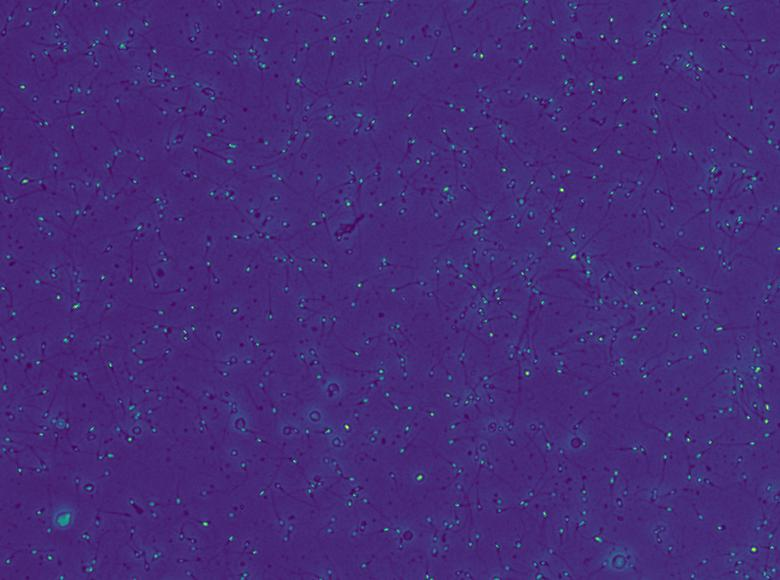
#> input picture development/deteccion imagenes grises/img_grises.jpeg, 780 x 580 px
$ python -i gray_detection.py   (imports and definitions only)
#> lines starting #> are read from the running program, lines starting #| are printed output that depends on the picture; after the words box and inside, x2 and y2 are one past the last pixel; in counts of white or black regions, pixels touching at a corner belong together
import cv2
from scipy.signal.signaltools import wiener
from scipy import ndimage
import numpy as np

def morf_operations(img_in,kernel):
    dilation = cv2.dilate(img_in,kernel,iterations = 1)
    closing = cv2.morphologyEx(dilation, cv2.MORPH_CLOSE, kernel)
    erosion = cv2.erode(closing,kernel,iterations = 1)
    return erosion

def sobel_filtering(im):
    dx = ndimage.sobel(im, 0)  # horizontal derivative
    dy = ndimage.sobel(im, 1)  # vertical derivative
    mag = np.hypot(dx, dy)  # magnitude
    mag *= 255.0 / np.max(mag)  # normalize (Q&D)
    return mag

def gray_detection(img_in):
    greyscale = cv2.cvtColor(img_in, cv2.COLOR_BGR2GRAY) # Convertir a grises
    wfiltered_img = wiener(greyscale, (3,3))  # Filtro de wiener
    sobel_img = sobel_filtering(wfiltered_img) # Sobel
    sobel_img = np.array(sobel_img, dtype=np.uint8)
    tresh,otsu = cv2.threshold(sobel_img,0,255,cv2.THRESH_BINARY+cv2.THRESH_OTSU) # Otsu
    kernel = np.ones((3,3),np.uint8)
    apply_morf_op = morf_operations(otsu,kernel) # Apply morfological operation
    return apply_morf_op

>>> import cv2
>>> picture = cv2.imread('img_grises.jpeg')
#> picture is the input picture: shape (580, 780, 3); mean B, G, R 122, 44, 69.9
>>> result = gray_detection(picture)
#> in gray_detection, `greyscale = cv2.cvtColor(img_in, cv2.COLOR_BGR2GRAY)`:
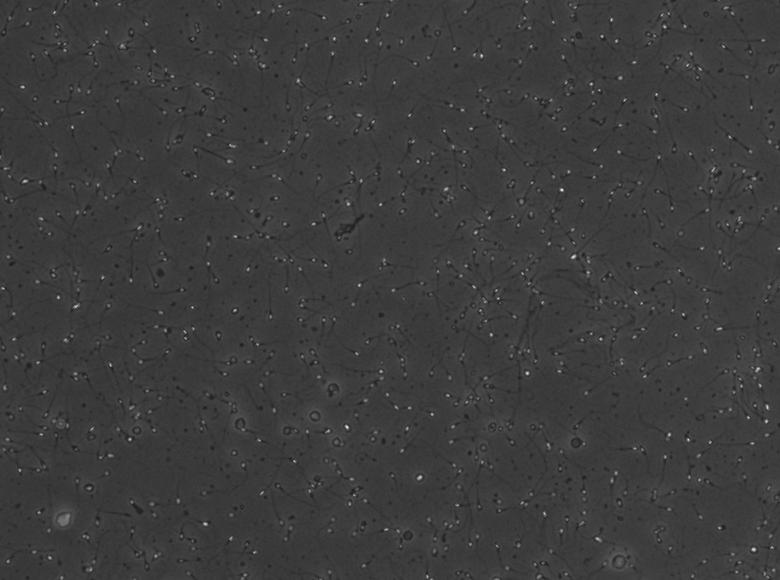
#> greyscale: shape (580, 780); min 23, max 230, mean 60.6
#> in gray_detection, `wfiltered_img = wiener(greyscale, (3,3))`:
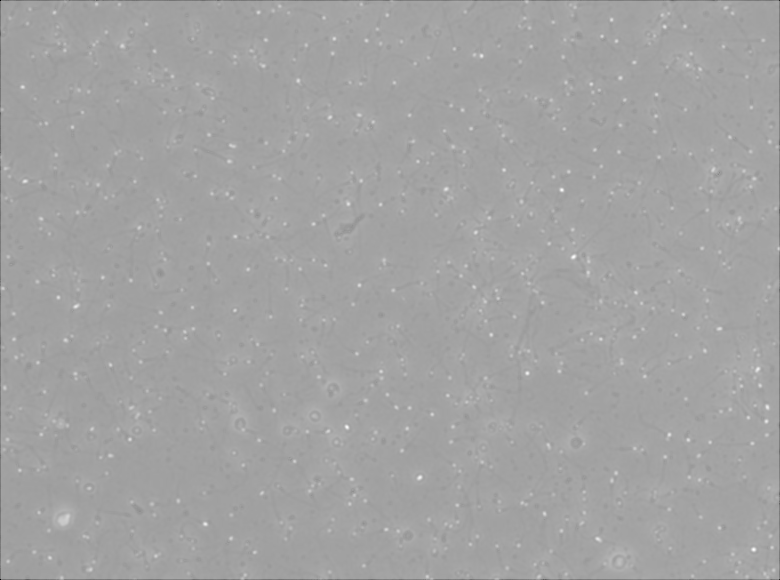
#> wfiltered_img: shape (580, 780) float64; min -153, max 180.6, mean 60.4; drawn with min black and max white
#> in sobel_filtering, `dx = ndimage.sobel(im, 0)`:
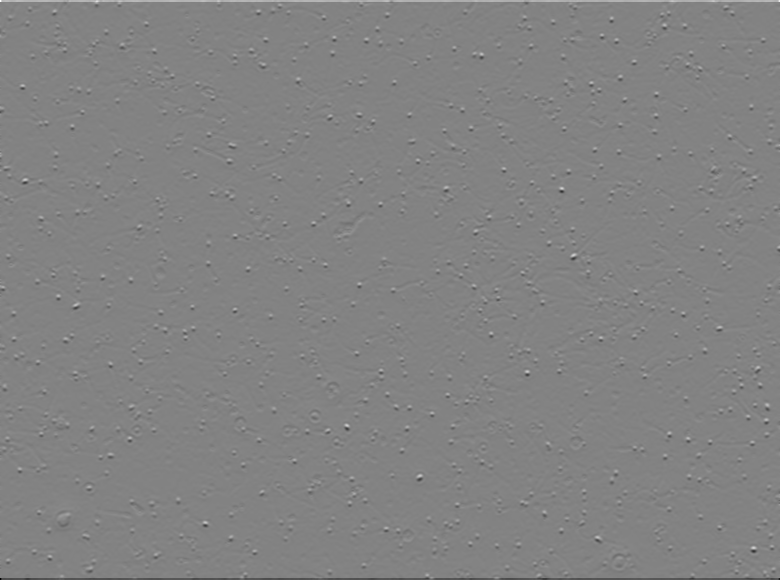
#> dx: shape (580, 780) float64; min -526.9, max 500.6, mean 0; drawn with min black and max white
#> in sobel_filtering, `dy = ndimage.sobel(im, 1)`:
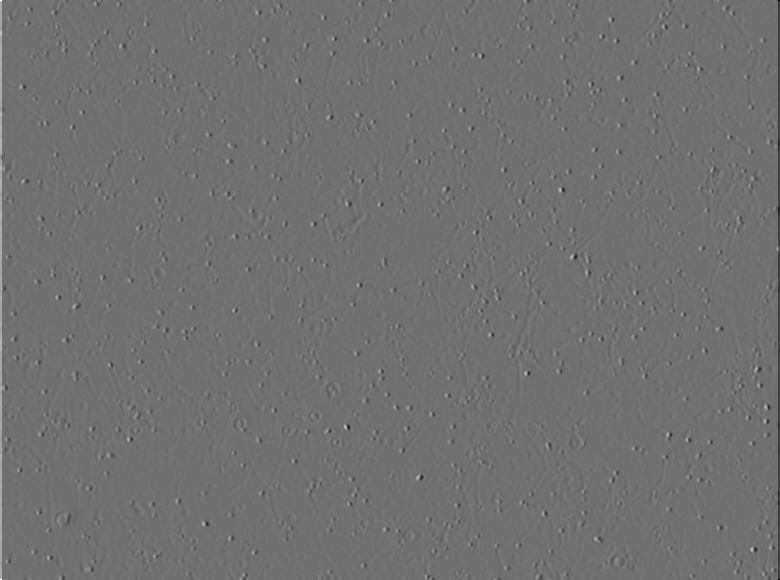
#> dy: shape (580, 780) float64; min -406.8, max 517.1, mean 0.1; drawn with min black and max white
#> in gray_detection, `tresh,otsu = cv2.threshold(sobel_img,0,255,cv2.THRESH_BINARY+cv2.THRES..`:
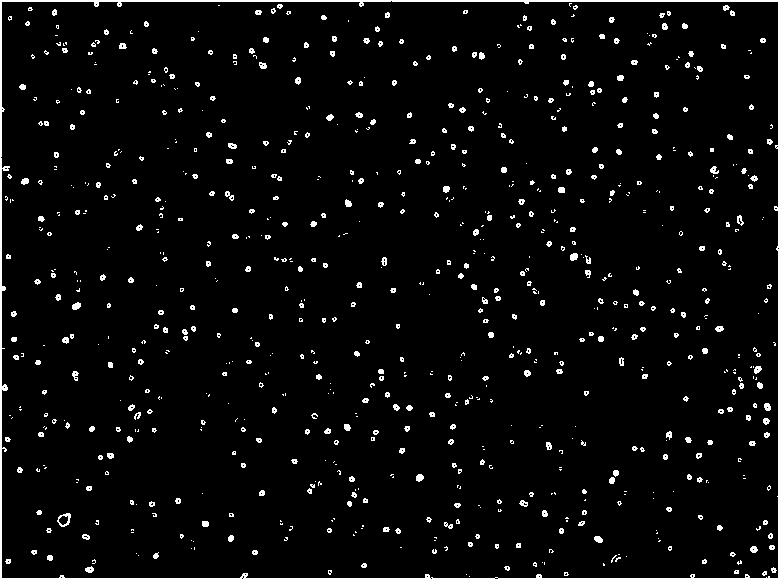
#> otsu: shape (580, 780); 3.9% white; 818 white regions (537 under 20 px), largest, box (x1, y1, x2, y2) and area: (0, 0, 780, 580) 5741, (57, 513, 71, 527) 82, (72, 302, 81, 310) 53
#> in gray_detection, `tresh,otsu = cv2.threshold(sobel_img,0,255,cv2.THRESH_BINARY+cv2.THRES..`: tresh = 25
#> in morf_operations, `dilation = cv2.dilate(img_in,kernel,iterations = 1)`: dilation: shape (580, 780); 8.3% white; 628 white regions (55 under 20 px), largest, box (x1, y1, x2, y2) and area: (0, 0, 780, 580) 9053, (749, 365, 764, 390) 195, (56, 512, 72, 528) 175
#> in morf_operations, `closing = cv2.morphologyEx(dilation, cv2.MORPH_CLOSE, kernel)`:
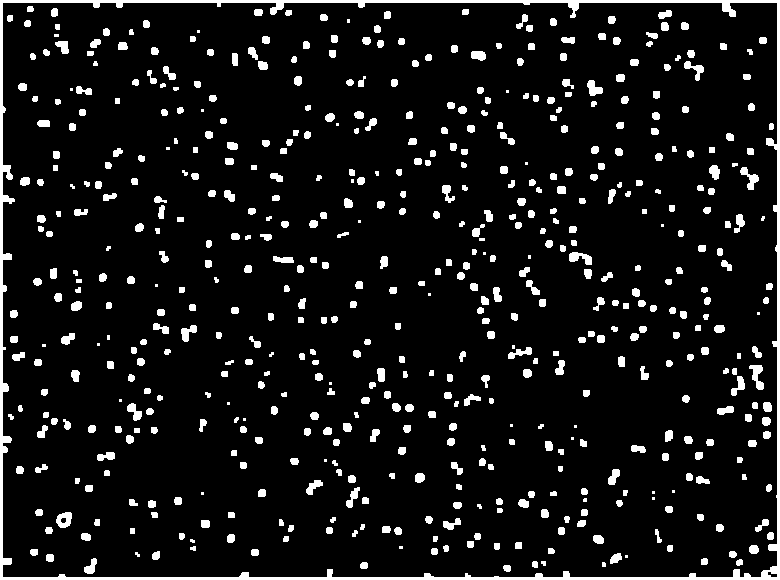
#> closing: shape (580, 780); 8.4% white; 577 white regions (46 under 20 px), largest, box (x1, y1, x2, y2) and area: (0, 0, 780, 580) 9697, (749, 365, 764, 390) 200, (740, 167, 759, 190) 182
#> in morf_operations, `erosion = cv2.erode(closing,kernel,iterations = 1)`:
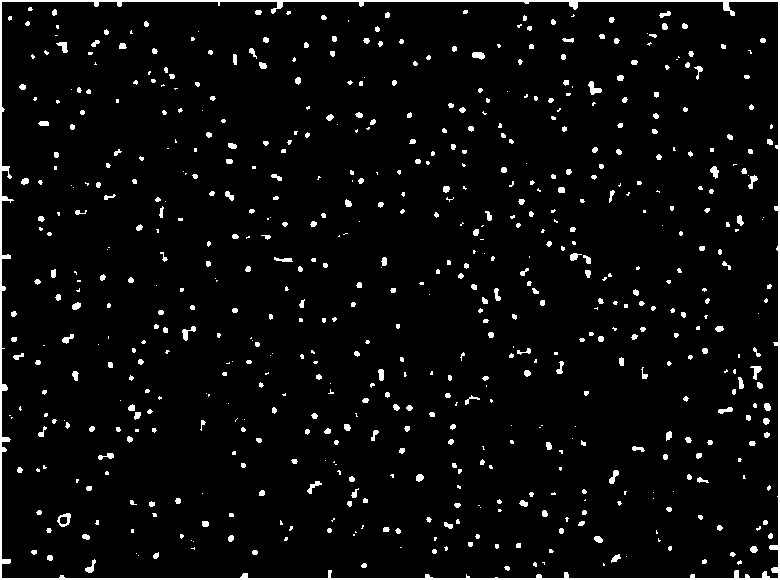
#> erosion: shape (580, 780); 4.3% white; 633 white regions (313 under 20 px), largest, box (x1, y1, x2, y2) and area: (0, 0, 780, 580) 6426, (588, 81, 602, 95) 99, (57, 513, 71, 527) 95
